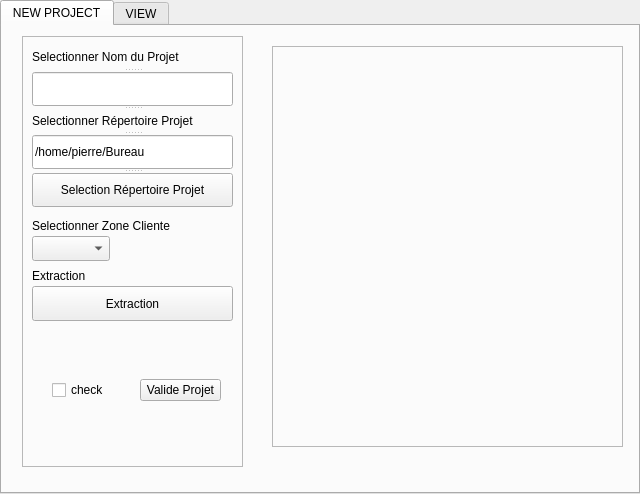
<?xml version="1.0" encoding="UTF-8"?>
<ui version="4.0">
 <class>TabWidget</class>
 <widget class="QTabWidget" name="TabWidget">
  <property name="geometry">
   <rect>
    <x>0</x>
    <y>0</y>
    <width>640</width>
    <height>494</height>
   </rect>
  </property>
  <property name="windowTitle">
   <string>TabWidget</string>
  </property>
  <property name="currentIndex">
   <number>0</number>
  </property>
  <widget class="QWidget" name="tab_2">
   <attribute name="title">
    <string>NEW PROJECT</string>
   </attribute>
   <widget class="QFrame" name="frame">
    <property name="geometry">
     <rect>
      <x>20</x>
      <y>10</y>
      <width>221</width>
      <height>431</height>
     </rect>
    </property>
    <property name="frameShape">
     <enum>QFrame::StyledPanel</enum>
    </property>
    <property name="frameShadow">
     <enum>QFrame::Raised</enum>
    </property>
    <widget class="QSplitter" name="splitter">
     <property name="geometry">
      <rect>
       <x>10</x>
       <y>10</y>
       <width>201</width>
       <height>161</height>
      </rect>
     </property>
     <property name="orientation">
      <enum>Qt::Vertical</enum>
     </property>
     <widget class="QLabel" name="label">
      <property name="text">
       <string>Selectionner Nom du Projet</string>
      </property>
     </widget>
     <widget class="QLineEdit" name="editProjectName">
      <property name="text">
       <string/>
      </property>
     </widget>
     <widget class="QLabel" name="label_2">
      <property name="text">
       <string>Selectionner Répertoire Projet</string>
      </property>
     </widget>
     <widget class="QLineEdit" name="editDirName">
      <property name="text">
       <string>/home/pierre/Bureau</string>
      </property>
     </widget>
     <widget class="QPushButton" name="btnSelectPath">
      <property name="text">
       <string>Selection Répertoire Projet</string>
      </property>
     </widget>
    </widget>
    <widget class="QLabel" name="label_3">
     <property name="geometry">
      <rect>
       <x>10</x>
       <y>180</y>
       <width>201</width>
       <height>19</height>
      </rect>
     </property>
     <property name="text">
      <string>Selectionner Zone Cliente</string>
     </property>
    </widget>
    <widget class="QComboBox" name="comboBox">
     <property name="geometry">
      <rect>
       <x>10</x>
       <y>200</y>
       <width>78</width>
       <height>25</height>
      </rect>
     </property>
    </widget>
    <widget class="QLabel" name="label_4">
     <property name="geometry">
      <rect>
       <x>10</x>
       <y>230</y>
       <width>201</width>
       <height>19</height>
      </rect>
     </property>
     <property name="text">
      <string>Extraction</string>
     </property>
    </widget>
    <widget class="QPushButton" name="btnExtraction">
     <property name="geometry">
      <rect>
       <x>10</x>
       <y>250</y>
       <width>201</width>
       <height>35</height>
      </rect>
     </property>
     <property name="text">
      <string>Extraction</string>
     </property>
    </widget>
    <widget class="QWidget" name="layoutWidget">
     <property name="geometry">
      <rect>
       <x>30</x>
       <y>340</y>
       <width>169</width>
       <height>29</height>
      </rect>
     </property>
     <layout class="QHBoxLayout" name="horizontalLayout">
      <item>
       <widget class="QCheckBox" name="checkBox">
        <property name="text">
         <string>check</string>
        </property>
       </widget>
      </item>
      <item>
       <widget class="QPushButton" name="btnProjectValidation">
        <property name="text">
         <string>Valide Projet</string>
        </property>
       </widget>
      </item>
     </layout>
    </widget>
   </widget>
   <widget class="QFrame" name="frame_3">
    <property name="geometry">
     <rect>
      <x>270</x>
      <y>20</y>
      <width>351</width>
      <height>401</height>
     </rect>
    </property>
    <property name="frameShape">
     <enum>QFrame::StyledPanel</enum>
    </property>
    <property name="frameShadow">
     <enum>QFrame::Raised</enum>
    </property>
    <widget class="QWidget" name="gridLayoutWidget_2">
     <property name="geometry">
      <rect>
       <x>9</x>
       <y>29</y>
       <width>331</width>
       <height>251</height>
      </rect>
     </property>
     <layout class="QGridLayout" name="gridLayout_2"/>
    </widget>
   </widget>
  </widget>
  <widget class="QWidget" name="tab">
   <attribute name="title">
    <string>VIEW</string>
   </attribute>
   <widget class="QPushButton" name="pushButton">
    <property name="geometry">
     <rect>
      <x>200</x>
      <y>420</y>
      <width>87</width>
      <height>27</height>
     </rect>
    </property>
    <property name="text">
     <string>PushButton</string>
    </property>
   </widget>
   <widget class="QFrame" name="frame_2">
    <property name="geometry">
     <rect>
      <x>80</x>
      <y>20</y>
      <width>481</width>
      <height>401</height>
     </rect>
    </property>
    <property name="frameShape">
     <enum>QFrame::StyledPanel</enum>
    </property>
    <property name="frameShadow">
     <enum>QFrame::Raised</enum>
    </property>
    <widget class="QWidget" name="gridLayoutWidget">
     <property name="geometry">
      <rect>
       <x>9</x>
       <y>29</y>
       <width>461</width>
       <height>361</height>
      </rect>
     </property>
     <layout class="QGridLayout" name="gridLayout"/>
    </widget>
   </widget>
  </widget>
 </widget>
 <resources/>
 <connections/>
</ui>
